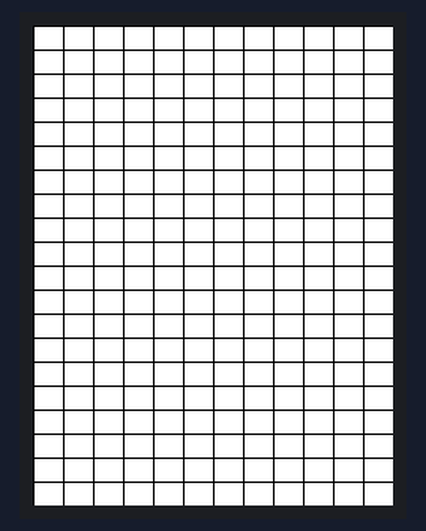
A sketch run on a simulated Arduino Uno, built with avr-gcc and run on an emulated ATmega328P. Parts: 240×320 colour display.

Above: at 0.3 s.

The sketch:

Ej12_linegrid.ino
```cpp
#include <SPI.h>
#include <Adafruit_GFX.h>    // Core graphics library
#include <Adafruit_ILI9341.h> // Hardware-specific library

#define TFT_CS   7
#define TFT_DC   6

// Assign human-readable names to some common 16-bit color values:
#define BLACK       0x0000      /*   0,   0,   0 */
#define NAVY        0x000F      /*   0,   0, 128 */
#define DARKGREEN   0x03E0      /*   0, 128,   0 */
#define DARKCYAN    0x03EF      /*   0, 128, 128 */
#define MAROON      0x7800      /* 128,   0,   0 */
#define PURPLE      0x780F      /* 128,   0, 128 */
#define OLIVE       0x7BE0      /* 128, 128,   0 */
#define LIGHTGREY   0xC618      /* 192, 192, 192 */
#define DARKGREY    0x7BEF      /* 128, 128, 128 */
#define BLUE        0x001F      /*   0,   0, 255 */
#define GREEN       0x07E0      /*   0, 255,   0 */
#define CYAN        0x07FF      /*   0, 255, 255 */
#define RED         0xF800      /* 255,   0,   0 */
#define MAGENTA     0xF81F      /* 255,   0, 255 */
#define YELLOW      0xFFE0      /* 255, 255,   0 */
#define WHITE       0xFFFF      /* 255, 255, 255 */
#define ORANGE      0xFD20      /* 255, 165,   0 */
#define GREENYELLOW 0xAFE5      /* 173, 255,  47 */
#define PINK        0xF81F

//Declaracion objeto TFT
Adafruit_ILI9341 tft = Adafruit_ILI9341(TFT_CS, TFT_DC);

int width, height;

void setup() {
  Serial.begin(9600);
  tft.begin(); // Begin ILI9341

  tft.setRotation(0);
  tft.fillScreen(WHITE);

  width = tft.width();
  height = tft.height();

  //Una linea recta requiere de 4 parametros. Posicion inicial, longitud y color
  // Posicion en X --> Direccion horizontal (De izquierda a derecha)
  // Posicion en Y --> Direccion vertical (De arriba a abajo)
  // Longitud --> Distancia en pixeles
  // Color --> En hexadecimal

  // Hay que crear una malla con un numero de filas y columnas definido con las funciones drawFastHLine y drawFastVLine

  // Numero de filas 20 y numero de columnas 12

  int rows = 20;
  int columns = 12;

  //La relacion de separacion de columnas se define como la separacion de anchura entre columna y columna
  //La relacion de separacion de filas se define como la separacion de altura entre fila y fila
  int w = width/columns;
  int h = height/rows;

  //Dibujar las lineas horizontales
  for (int i; i <rows; i++){
    tft.drawFastHLine(0, i*h, width, BLACK);
  }

  //Dibujar las lineas horizontales
  for (int i; i <columns; i++){
    tft.drawFastVLine( i*w, 0, height, BLACK);
  }
}

void loop() {

}
```
